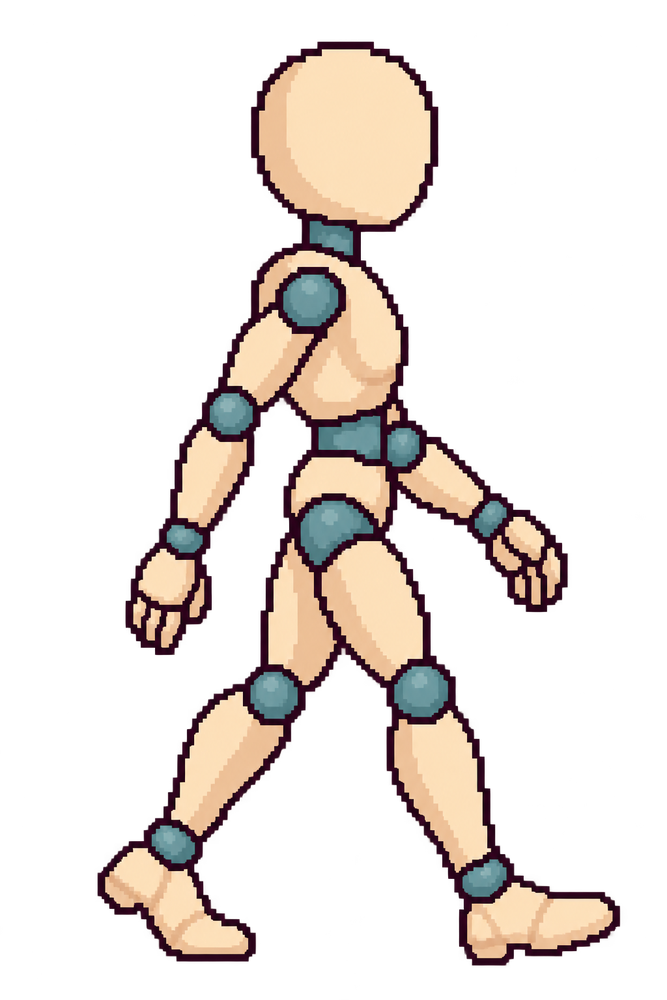
#> input picture generated/minimax-h3/walk_pose_source.png, 667 x 1000 px, shrunk from 1024 x 1536 before the run, found by its file name
$ python prepare_keyframe.py
#> lines starting #> are read from the running program, lines starting #| are printed output that depends on the picture
"""Composite any transparent character pose onto a flat video background."""

import argparse
from pathlib import Path

from PIL import Image


DEFAULT_SOURCE = Path("generated/minimax-h3/walk_pose_source.png")
DEFAULT_OUTPUT = Path("generated/minimax-h3/walk_loop_keyframe.png")


def main() -> None:
    parser = argparse.ArgumentParser(description=__doc__)
    parser.add_argument("--pose", type=Path, default=DEFAULT_SOURCE)
    parser.add_argument("--output", type=Path, default=DEFAULT_OUTPUT)
    parser.add_argument("--background", default="#644d4f",
                        help="Solid RGB background color, e.g. #644d4f")
    args = parser.parse_args()
    source = Image.open(args.pose).convert("RGBA")
#> source is the input picture: PIL image 667x1000 RGBA; mean R, G, B, A 45.2, 37.9, 33.5, 64.9
    color = args.background.lstrip("#")
    if len(color) != 6:
        parser.error("--background must be a six-digit RGB hex color")
    try:
        rgb = tuple(bytes.fromhex(color))
    except ValueError:
        parser.error("--background must be a six-digit RGB hex color")
    background = Image.new("RGBA", source.size, (*rgb, 255))
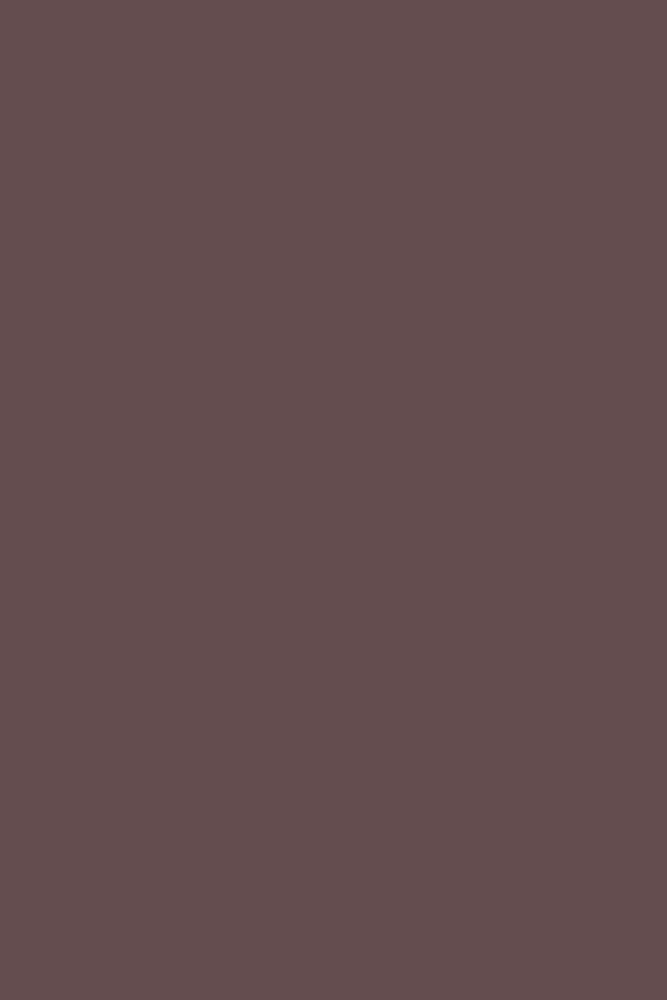
#> background: PIL image 667x1000 RGBA; mean R, G, B, A 100, 77, 79, 255
    background.alpha_composite(source)
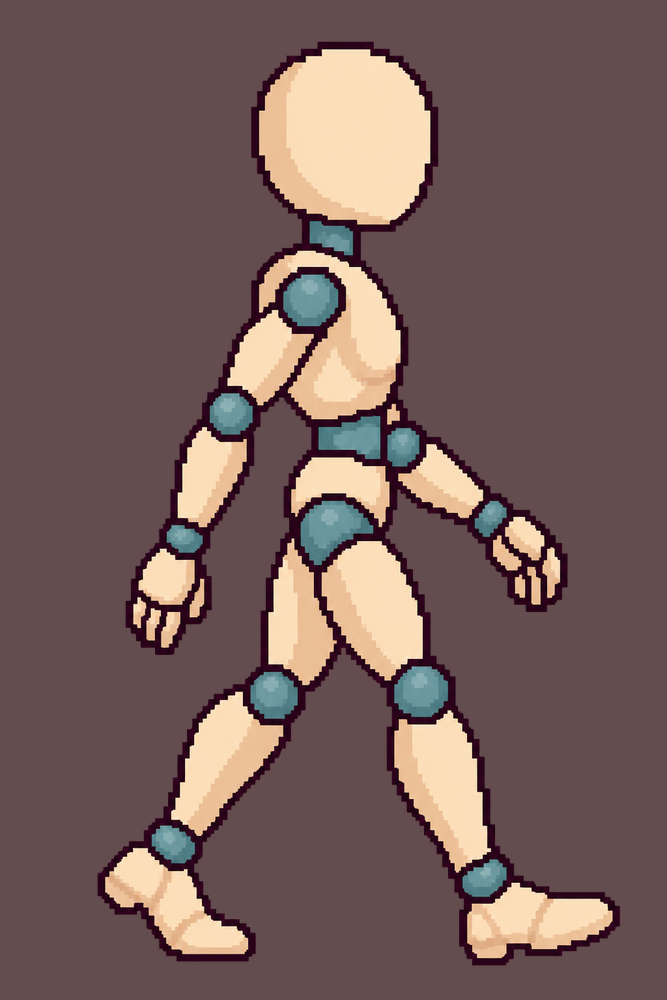
#> background: PIL image 667x1000 RGBA; mean R, G, B, A 118.4, 94.6, 91.6, 255
    args.output.parent.mkdir(parents=True, exist_ok=True)
    background.convert("RGB").save(args.output)
    print(args.output.resolve())


if __name__ == "__main__":
    main()
